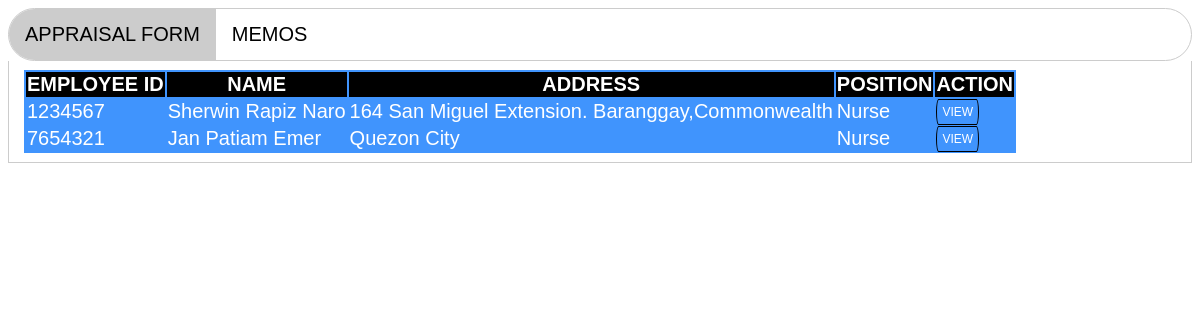
The app's page /employeetab.php with its own data.
### tables this page shows
CREATE TABLE `emp_info` (
  `EmployeeID` int(7) NOT NULL,
  `Firstname` text NOT NULL,
  `Middlename` varchar(25) NOT NULL,
  `Lastname` varchar(25) NOT NULL,
  `Address` varchar(50) NOT NULL,
  `Position` text NOT NULL,
  `username` varchar(50) NOT NULL,
  `password` varchar(20) NOT NULL
);

### employeetab.php (the view, shortened to what this page needs)
<html>
<head>
</head>
<body>
<div class="tab">
  <button class="tablinks" onclick="openCity(event, 'ListofEmployees')" id="defaultOpen"> APPRAISAL FORM</button>
  <button class="tablinks" onclick="openCity(event, 'Monitoring')">MEMOS</button>
</div>
 <link rel="stylesheet" type="text/css" href="reccomendation.css">
<div id="ListofEmployees" class="tabcontent">
       <?php
          include('connection.php');
         $result = mysqli_query($con,"SELECT * FROM emp_info");
        ?>
          <table class="table table-bordered">
          <thead>
              <tr>
                <th class="blk">  EMPLOYEE ID </th>
                  <th class="blk">  NAME  </th>
                  <th class="blk">  ADDRESS  </th>
                  <th class="blk">  POSITION </th>
                  <th class="blk">  ACTION</th>
              </tr>
          </thead>
              <tr>
                <?php
                    while ($row  = mysqli_fetch_assoc($result))
                    {
                ?>
                <td><?php echo $row['EmployeeID']?></td>
                <td><?php echo $row['Firstname'] ." " . $row['Middlename'] ." ". $row['Lastname']?></td>
                <td><?php echo $row['Address']?></td>
                <td><?php echo $row['Position']?></td>
                <td><a class="button" value="view">VIEW</a></td>
              </tr>
              <?php }?>
          </table>
</div>
  <?php
          include('connection.php');
         $result = mysqli_query($con,"SELECT * FROM emp_info");
        ?>
                <?php
                    while ($row  = mysqli_fetch_assoc($result))
                    {
                ?>
 <link rel="stylesheet" type="text/css" href="reccomendation.css">
</html>
              <?php }?>
 <link rel="stylesheet" type="text/css" href="reccomendation.css">
</body>
</html>

### reccomendation.css (style rules this page uses)
body { font-family: Arial, sans-serif; background-size: cover; }
.button { font-size: 12px; padding: 5px; color: #fff; border: 1px solid black; border-radius: 10px/50px; text-decoration: none; cursor: pointer; transition: all 0.3s ease-out; }

### employeetab.php (style rules this page uses)
body { font-family: Arial; color:white; font-size:20px; }
.tab { overflow: hidden; border: 1px solid #ccc; background:white; border-radius: 30px; }
.tab button { background:transparent; float: left; border: none; outline: none; cursor: pointer; padding: 14px 16px; transition: 0.3s; font-size: 20px; }
.tab button.active { background-color: #ccc; }
.tabcontent { display: none; padding: 9px 15px; border: 1px solid #ccc; border-top: none; }
table, tr,td { border:0px solid black ; background-color: #4094fd; font-size: 20px; }
.blk { background-color: black; font-size:20px; }

### records on screen
emp_info: EmployeeID "1234567", Firstname "Sherwin", Middlename "Rapiz", Lastname "Naro", Address "164 San Miguel Extension. Baranggay,Commonwealth", Position "Nurse"
emp_info: EmployeeID "7654321", Firstname "Jan", Middlename "Patiam", Lastname "Emer", Address "Quezon City", Position "Nurse"
